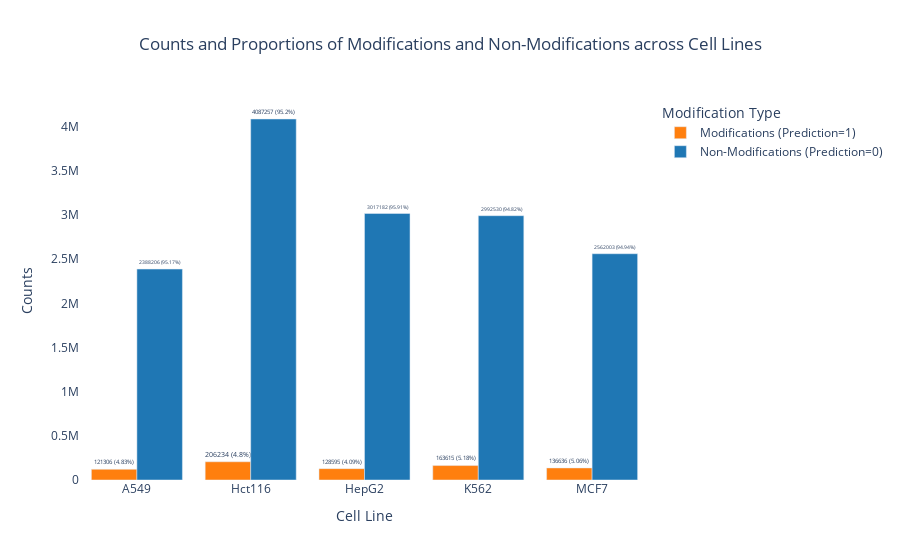

Source (notebook cell):
### Code cell
def calculate_prediction_counts_by_cell_line(df, position_range=(0, 250000)):
    # Filter to the specified transcript_position range
    df = df.filter((pl.col("transcript_position") >= position_range[0]) & (pl.col("transcript_position") <= position_range[1]))

    # Calculate counts and proportions of prediction == 1 and prediction == 0 for each cell line
    count_df = (
        df.group_by("cell_line")
        .agg([
            (pl.col("prediction") == 1).sum().alias("count_prediction_1"),  # Count of prediction == 1
            (pl.col("prediction") == 0).sum().alias("count_prediction_0")   # Count of prediction == 0
        ])
        .with_columns([
            (pl.col("count_prediction_1") / (pl.col("count_prediction_1") + pl.col("count_prediction_0"))).alias("proportion_prediction_1"),
            (pl.col("count_prediction_0") / (pl.col("count_prediction_1") + pl.col("count_prediction_0"))).alias("proportion_prediction_0")
        ])
        .sort("cell_line")
    )

    return count_df

def plot_prediction_counts_by_cell_line_bar(count_df):
    count_df_pandas = count_df.to_pandas()

    fig = go.Figure()

    colors = {
        "modifications": "rgb(255, 127, 14)",  # orange for mods
        "non_modifications": "rgb(31, 119, 180)"  # Blue for non-modifications 
    }

    # Add bar for prediction == 1 (modifications) with count and proportion
    fig.add_trace(go.Bar(
        x=count_df_pandas["cell_line"],
        y=count_df_pandas["count_prediction_1"],
        name="Modifications (Prediction=1)",
        marker_color=colors["modifications"],
        text=(count_df_pandas["count_prediction_1"].astype(str) + " (" +
              (count_df_pandas["proportion_prediction_1"] * 100).round(2).astype(str) + '%)'),
        textposition="outside"
    ))

    # Add bar for prediction == 0 (non-modifications) with count and proportion
    fig.add_trace(go.Bar(
        x=count_df_pandas["cell_line"],
        y=count_df_pandas["count_prediction_0"],
        name="Non-Modifications (Prediction=0)",
        marker_color=colors["non_modifications"],
        text=(count_df_pandas["count_prediction_0"].astype(str) + " (" +
              (count_df_pandas["proportion_prediction_0"] * 100).round(2).astype(str) + '%)'),
        textposition="outside"
    ))

    # Update layout to make it a grouped bar chart
    fig.update_layout(
        title={
            "text": "Counts and Proportions of Modifications and Non-Modifications across Cell Lines",
            "xanchor": 'center',
            "x": 0.5
        },
        xaxis_title="Cell Line",
        yaxis_title="Counts",
        barmode="group",  
        legend_title="Modification Type",
        plot_bgcolor="white"  
    )

    fig.show()

count_df = calculate_prediction_counts_by_cell_line(combined_df)
plot_prediction_counts_by_cell_line_bar(count_df)

### Figure 1 — Plotly figure (JSON) as saved in the notebook; plotly's stock layout.template omitted (floating-point values rounded to 4 significant figures)
{"data": [{"marker": {"color": "rgb(255, 127, 14)"}, "name": "Modifications (Prediction=1)", "text": ["121306 (4.83%)", "206234 (4.8%)", "128595 (4.09%)", "163615 (5.18%)", "136636 (5.06%)"], "textposition": "outside", "type": "bar", "x": ["A549", "Hct116", "HepG2", "K562", "MCF7"], "y": [121306, 206234, 128595, 163615, 136636]}, {"marker": {"color": "rgb(31, 119, 180)"}, "name": "Non-Modifications (Prediction=0)", "text": ["2388206 (95.17%)", "4087257 (95.2%)", "3017182 (95.91%)", "2992530 (94.82%)", "2562003 (94.94%)"], "textposition": "outside", "type": "bar", "x": ["A549", "Hct116", "HepG2", "K562", "MCF7"], "y": [2388206, 4087257, 3017182, 2992530, 2562003]}], "layout": {"barmode": "group", "legend": {"title": {"text": "Modification Type"}}, "plot_bgcolor": "white", "title": {"text": "Counts and Proportions of Modifications and Non-Modifications across Cell Lines", "x": 0.5, "xanchor": "center"}, "xaxis": {"title": {"text": "Cell Line"}}, "yaxis": {"title": {"text": "Counts"}}}}
